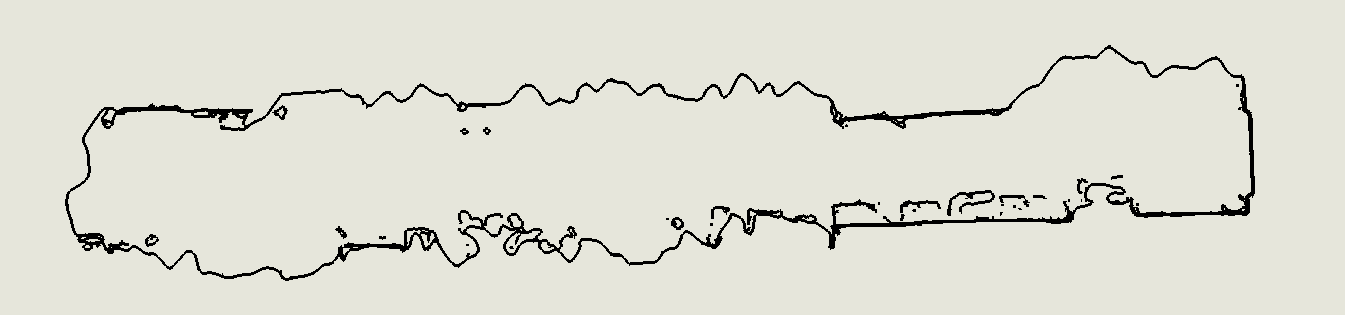
#> input picture MAPPING/2d map (Pont B to Door (1).png, 1345 x 315 px, given in place of imagename.png, which was not available
$ python Occ_Map.py
#> lines starting #> are read from the running program, lines starting #| are printed output that depends on the picture
import cv2 # Import OpenCV

# read the image file
img = cv2.imread('imagename.png')
#> img is the input picture: shape (315, 1345, 3); mean B, G, R 211.5, 222.1, 222.1

ret, bw_img = cv2.threshold(img, 220, 255, cv2.THRESH_BINARY)
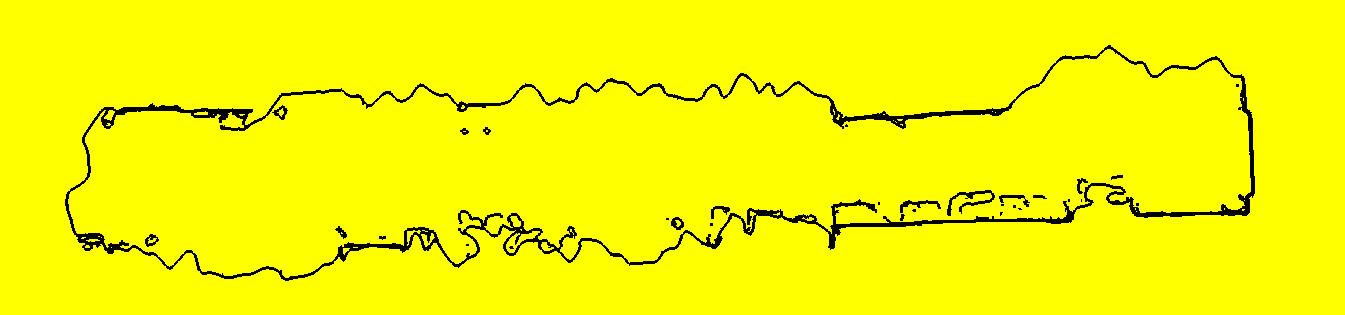
#> bw_img: shape (315, 1345, 3); mean B, G, R 0, 246.2, 246.2

# converting to its binary form
bw = cv2.threshold(img, 240, 255, cv2.THRESH_BINARY)

# Display and save image
cv2.imshow("Binary", bw_img)
cv2.imwrite("imagename.png", bw_img)
cv2.waitKey(0)
cv2.destroyAllWindows()

import numpy as np
import cv2
import math
import os.path

#
#  This is a start for the map program
#
prompt = '> '

print("What is the name of your floor plan you want to convert to a ROS map:")
file_name = input(prompt)
#> the answer given: 2d map (Pont B to Door (1).png
print("You will need to choose the x coordinates horizontal with respect to each other")
print("Double Click the first x point to scale")
#
# Read in the image
#
image = cv2.imread(file_name)
#
# Some variables
#
ix,iy = -1,-1
x1 = [0,0,0,0]
y1 = [0,0,0,0]
font = cv2.FONT_HERSHEY_SIMPLEX
#
# mouse callback function
# This allows me to point and
# it prompts me from the command line
#
# [77 lines left out: function draw_point, not called in this run]

cv2.namedWindow('image', cv2.WINDOW_NORMAL)
cv2.setMouseCallback('image',draw_point)
#
#  Waiting for a Esc hit to quit and close everything
#
while(1):
  cv2.imshow('image',image)
  k = cv2.waitKey(20) & 0xFF
#> (key Esc is pressed here)
  if k == 27:
    break
  elif k == ord('a'):
    print('Done')
cv2.destroyAllWindows()

$ run again, on MAPPING/2d map (Pont B to Door (2).png
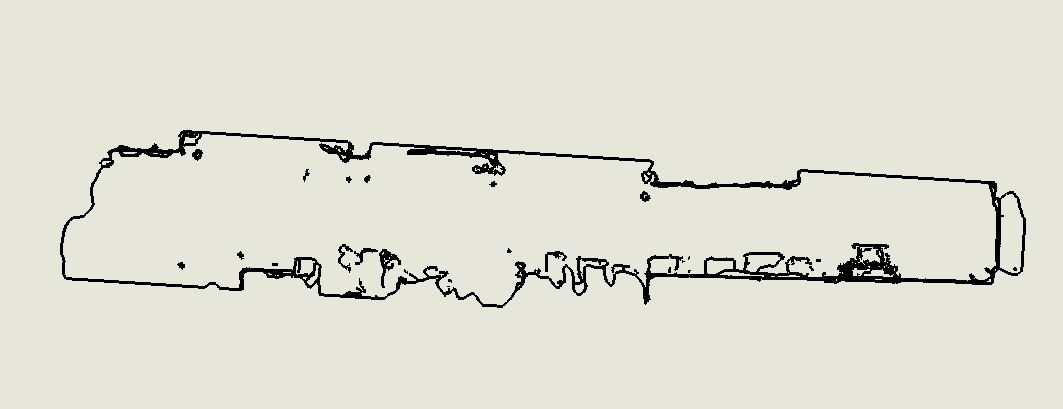
#> input picture MAPPING/2d map (Pont B to Door (2).png, 1063 x 409 px, given in place of imagename.png, which was not available
#> img is the input picture: shape (409, 1063, 3); mean B, G, R 211.6, 222.3, 222.3
#> `ret, bw_img = cv2.threshold(img, 220, 255, cv2.THRESH_BINARY)`:
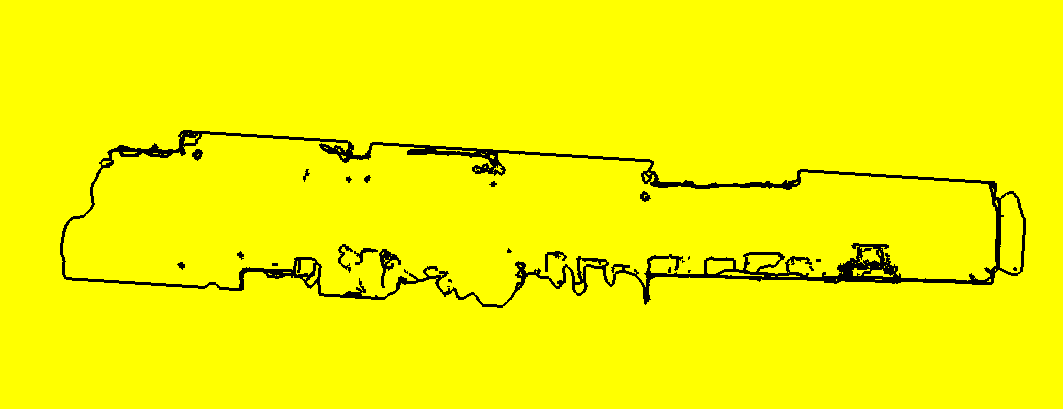
#> bw_img: shape (409, 1063, 3); mean B, G, R 0, 246.4, 246.4
